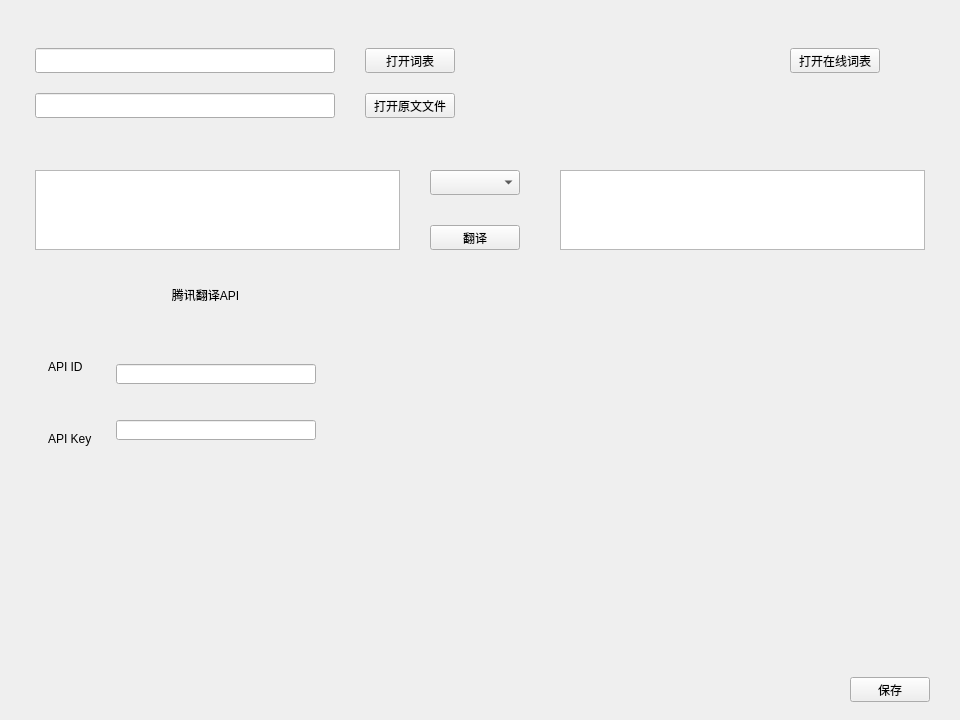
<?xml version="1.0" encoding="UTF-8"?>
<ui version="4.0">
 <class>Setting</class>
 <widget class="QWidget" name="Setting">
  <property name="enabled">
   <bool>true</bool>
  </property>
  <property name="geometry">
   <rect>
    <x>0</x>
    <y>0</y>
    <width>960</width>
    <height>720</height>
   </rect>
  </property>
  <property name="sizePolicy">
   <sizepolicy hsizetype="Preferred" vsizetype="MinimumExpanding">
    <horstretch>0</horstretch>
    <verstretch>0</verstretch>
   </sizepolicy>
  </property>
  <property name="windowTitle">
   <string>Form</string>
  </property>
  <widget class="QWidget" name="settingWidget" native="true">
   <property name="enabled">
    <bool>true</bool>
   </property>
   <property name="geometry">
    <rect>
     <x>0</x>
     <y>40</y>
     <width>960</width>
     <height>680</height>
    </rect>
   </property>
   <widget class="QWidget" name="widget_4" native="true">
    <property name="geometry">
     <rect>
      <x>30</x>
      <y>240</y>
      <width>351</width>
      <height>210</height>
     </rect>
    </property>
    <layout class="QVBoxLayout" name="verticalLayout_3">
     <item>
      <widget class="QLabel" name="label">
       <property name="minimumSize">
        <size>
         <width>0</width>
         <height>30</height>
        </size>
       </property>
       <property name="maximumSize">
        <size>
         <width>16777215</width>
         <height>30</height>
        </size>
       </property>
       <property name="text">
        <string>腾讯翻译API</string>
       </property>
       <property name="textFormat">
        <enum>Qt::AutoText</enum>
       </property>
       <property name="alignment">
        <set>Qt::AlignCenter</set>
       </property>
      </widget>
     </item>
     <item>
      <widget class="QWidget" name="tencentApiWidget" native="true">
       <layout class="QHBoxLayout" name="horizontalLayout_2">
        <item>
         <widget class="QWidget" name="tencentApiLabel" native="true">
          <layout class="QVBoxLayout" name="verticalLayout">
           <item>
            <widget class="QLabel" name="tencentApiIdLabel">
             <property name="text">
              <string>API ID</string>
             </property>
             <property name="textFormat">
              <enum>Qt::PlainText</enum>
             </property>
            </widget>
           </item>
           <item>
            <widget class="QLabel" name="tencentApiKeyLabel">
             <property name="text">
              <string>API Key</string>
             </property>
             <property name="textFormat">
              <enum>Qt::PlainText</enum>
             </property>
            </widget>
           </item>
          </layout>
         </widget>
        </item>
        <item>
         <widget class="QWidget" name="tencentApiEdit" native="true">
          <layout class="QVBoxLayout" name="verticalLayout_2">
           <item>
            <widget class="QLineEdit" name="tencentApiIdEdit">
             <property name="minimumSize">
              <size>
               <width>200</width>
               <height>20</height>
              </size>
             </property>
             <property name="maximumSize">
              <size>
               <width>200</width>
               <height>20</height>
              </size>
             </property>
            </widget>
           </item>
           <item>
            <widget class="QLineEdit" name="tencentApiKeyEdit">
             <property name="minimumSize">
              <size>
               <width>200</width>
               <height>20</height>
              </size>
             </property>
             <property name="maximumSize">
              <size>
               <width>200</width>
               <height>20</height>
              </size>
             </property>
            </widget>
           </item>
          </layout>
         </widget>
        </item>
       </layout>
      </widget>
     </item>
    </layout>
   </widget>
   <widget class="QWidget" name="configSaveWidget" native="true">
    <property name="geometry">
     <rect>
      <x>30</x>
      <y>630</y>
      <width>900</width>
      <height>40</height>
     </rect>
    </property>
    <layout class="QHBoxLayout" name="horizontalLayout">
     <item>
      <spacer name="horizontalSpacer">
       <property name="orientation">
        <enum>Qt::Horizontal</enum>
       </property>
       <property name="sizeHint" stdset="0">
        <size>
         <width>40</width>
         <height>20</height>
        </size>
       </property>
      </spacer>
     </item>
     <item>
      <widget class="QPushButton" name="configSaveButton">
       <property name="minimumSize">
        <size>
         <width>80</width>
         <height>25</height>
        </size>
       </property>
       <property name="maximumSize">
        <size>
         <width>80</width>
         <height>25</height>
        </size>
       </property>
       <property name="text">
        <string>保存</string>
       </property>
      </widget>
     </item>
    </layout>
   </widget>
   <widget class="QWidget" name="widget" native="true">
    <property name="geometry">
     <rect>
      <x>0</x>
      <y>8</y>
      <width>960</width>
      <height>100</height>
     </rect>
    </property>
    <property name="minimumSize">
     <size>
      <width>960</width>
      <height>100</height>
     </size>
    </property>
    <property name="maximumSize">
     <size>
      <width>960</width>
      <height>100</height>
     </size>
    </property>
    <widget class="QWidget" name="wordsDicWidget" native="true">
     <property name="geometry">
      <rect>
       <x>35</x>
       <y>0</y>
       <width>420</width>
       <height>30</height>
      </rect>
     </property>
     <property name="sizePolicy">
      <sizepolicy hsizetype="Minimum" vsizetype="Minimum">
       <horstretch>0</horstretch>
       <verstretch>0</verstretch>
      </sizepolicy>
     </property>
     <property name="minimumSize">
      <size>
       <width>420</width>
       <height>30</height>
      </size>
     </property>
     <property name="maximumSize">
      <size>
       <width>420</width>
       <height>30</height>
      </size>
     </property>
     <widget class="QLineEdit" name="wordsDicEdit">
      <property name="geometry">
       <rect>
        <x>0</x>
        <y>0</y>
        <width>300</width>
        <height>25</height>
       </rect>
      </property>
      <property name="minimumSize">
       <size>
        <width>300</width>
        <height>25</height>
       </size>
      </property>
      <property name="maximumSize">
       <size>
        <width>300</width>
        <height>25</height>
       </size>
      </property>
     </widget>
     <widget class="QPushButton" name="openWordsDicButton">
      <property name="geometry">
       <rect>
        <x>330</x>
        <y>0</y>
        <width>90</width>
        <height>25</height>
       </rect>
      </property>
      <property name="minimumSize">
       <size>
        <width>90</width>
        <height>25</height>
       </size>
      </property>
      <property name="maximumSize">
       <size>
        <width>90</width>
        <height>25</height>
       </size>
      </property>
      <property name="text">
       <string>打开词表</string>
      </property>
     </widget>
    </widget>
    <widget class="QWidget" name="openSrcFileWidget" native="true">
     <property name="geometry">
      <rect>
       <x>35</x>
       <y>45</y>
       <width>420</width>
       <height>30</height>
      </rect>
     </property>
     <property name="minimumSize">
      <size>
       <width>420</width>
       <height>30</height>
      </size>
     </property>
     <property name="maximumSize">
      <size>
       <width>420</width>
       <height>30</height>
      </size>
     </property>
     <widget class="QLineEdit" name="srcFilePathEdit">
      <property name="geometry">
       <rect>
        <x>0</x>
        <y>0</y>
        <width>300</width>
        <height>25</height>
       </rect>
      </property>
      <property name="minimumSize">
       <size>
        <width>300</width>
        <height>25</height>
       </size>
      </property>
      <property name="maximumSize">
       <size>
        <width>300</width>
        <height>25</height>
       </size>
      </property>
     </widget>
     <widget class="QPushButton" name="openSrcFileButton">
      <property name="geometry">
       <rect>
        <x>330</x>
        <y>0</y>
        <width>90</width>
        <height>25</height>
       </rect>
      </property>
      <property name="sizePolicy">
       <sizepolicy hsizetype="Expanding" vsizetype="Fixed">
        <horstretch>0</horstretch>
        <verstretch>0</verstretch>
       </sizepolicy>
      </property>
      <property name="minimumSize">
       <size>
        <width>90</width>
        <height>25</height>
       </size>
      </property>
      <property name="maximumSize">
       <size>
        <width>90</width>
        <height>25</height>
       </size>
      </property>
      <property name="text">
       <string>打开原文文件</string>
      </property>
     </widget>
    </widget>
    <widget class="QPushButton" name="openOnlineDicButton">
     <property name="geometry">
      <rect>
       <x>790</x>
       <y>0</y>
       <width>90</width>
       <height>25</height>
      </rect>
     </property>
     <property name="minimumSize">
      <size>
       <width>90</width>
       <height>25</height>
      </size>
     </property>
     <property name="maximumSize">
      <size>
       <width>90</width>
       <height>25</height>
      </size>
     </property>
     <property name="text">
      <string>打开在线词表</string>
     </property>
    </widget>
   </widget>
   <widget class="QWidget" name="testTranslateWidget" native="true">
    <property name="geometry">
     <rect>
      <x>0</x>
      <y>120</y>
      <width>960</width>
      <height>100</height>
     </rect>
    </property>
    <widget class="QTextEdit" name="testTranslateEdit">
     <property name="geometry">
      <rect>
       <x>35</x>
       <y>10</y>
       <width>365</width>
       <height>80</height>
      </rect>
     </property>
     <property name="acceptRichText">
      <bool>false</bool>
     </property>
    </widget>
    <widget class="QTextBrowser" name="testTranslateBrowser">
     <property name="geometry">
      <rect>
       <x>560</x>
       <y>10</y>
       <width>365</width>
       <height>80</height>
      </rect>
     </property>
    </widget>
    <widget class="QPushButton" name="testTranslateButton">
     <property name="geometry">
      <rect>
       <x>430</x>
       <y>65</y>
       <width>90</width>
       <height>25</height>
      </rect>
     </property>
     <property name="text">
      <string>翻译</string>
     </property>
    </widget>
    <widget class="QComboBox" name="selectTranslatorComboBox">
     <property name="geometry">
      <rect>
       <x>430</x>
       <y>10</y>
       <width>90</width>
       <height>25</height>
      </rect>
     </property>
     <property name="currentText">
      <string/>
     </property>
    </widget>
   </widget>
  </widget>
 </widget>
 <resources/>
 <connections/>
</ui>
